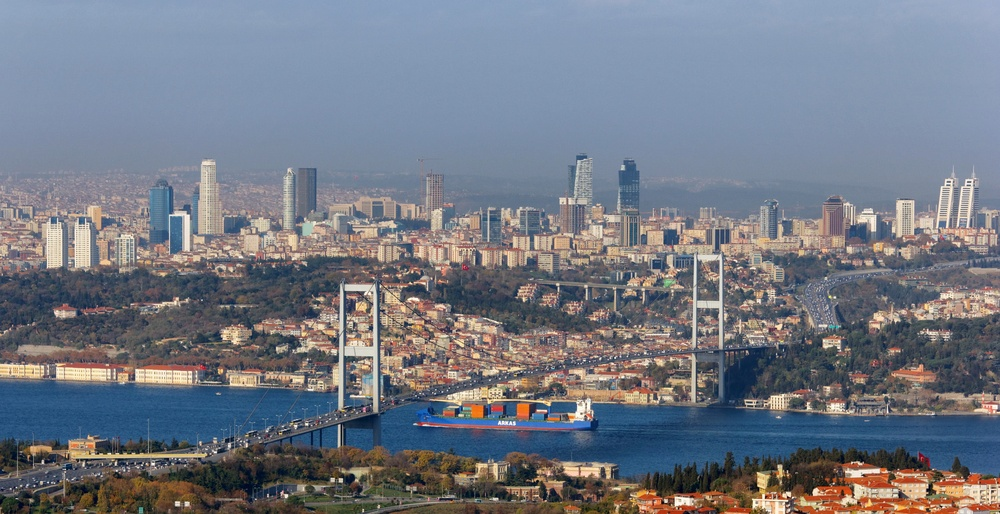
#> input picture super pixel/istanbul.jpg, 1000 x 514 px, shrunk from 2048 x 1053 before the run
$ python super_pixels.py
#> lines starting #> are read from the running program, lines starting #| are printed output that depends on the picture
import cv2
import numpy as np

img = cv2.imread ( "istanbul.jpg" )
#> img is the input picture: shape (514, 1000, 3); mean B, G, R 132.2, 120.9, 115.5
slic = cv2.ximgproc.createSuperpixelSLIC ( img , region_size = 10 )
slic.iterate ( 10 )
mask_slic = slic.getLabelContourMask ( )
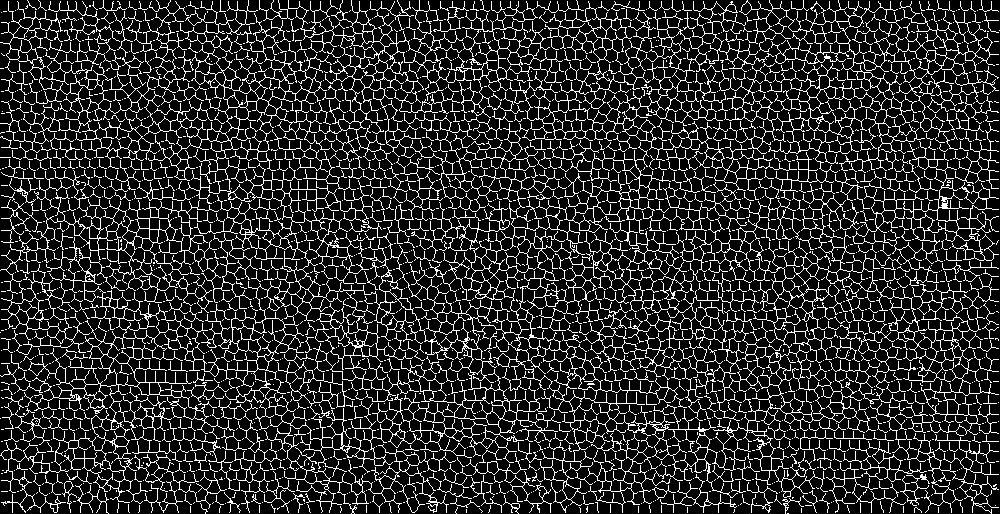
#> mask_slic: shape (514, 1000); 16.6% white in thin lines or dots
mask_inv_slic = cv2.bitwise_not ( mask_slic )
#> mask_inv_slic: shape (514, 1000); 83.4% white; black in thin lines or dots

img_slic = cv2.bitwise_and ( img , img , mask =  mask_inv_slic )
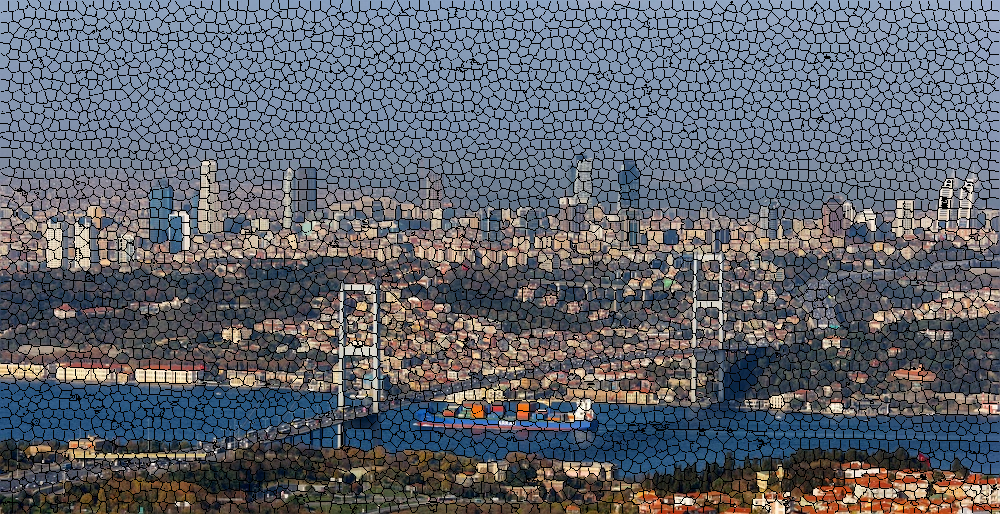
#> img_slic: shape (514, 1000, 3); mean B, G, R 110.2, 100.8, 96.3
cv2.imshow ( "img_slic" , img_slic )

cv2.waitKey ( )
cv2.destroyAllWindows()
